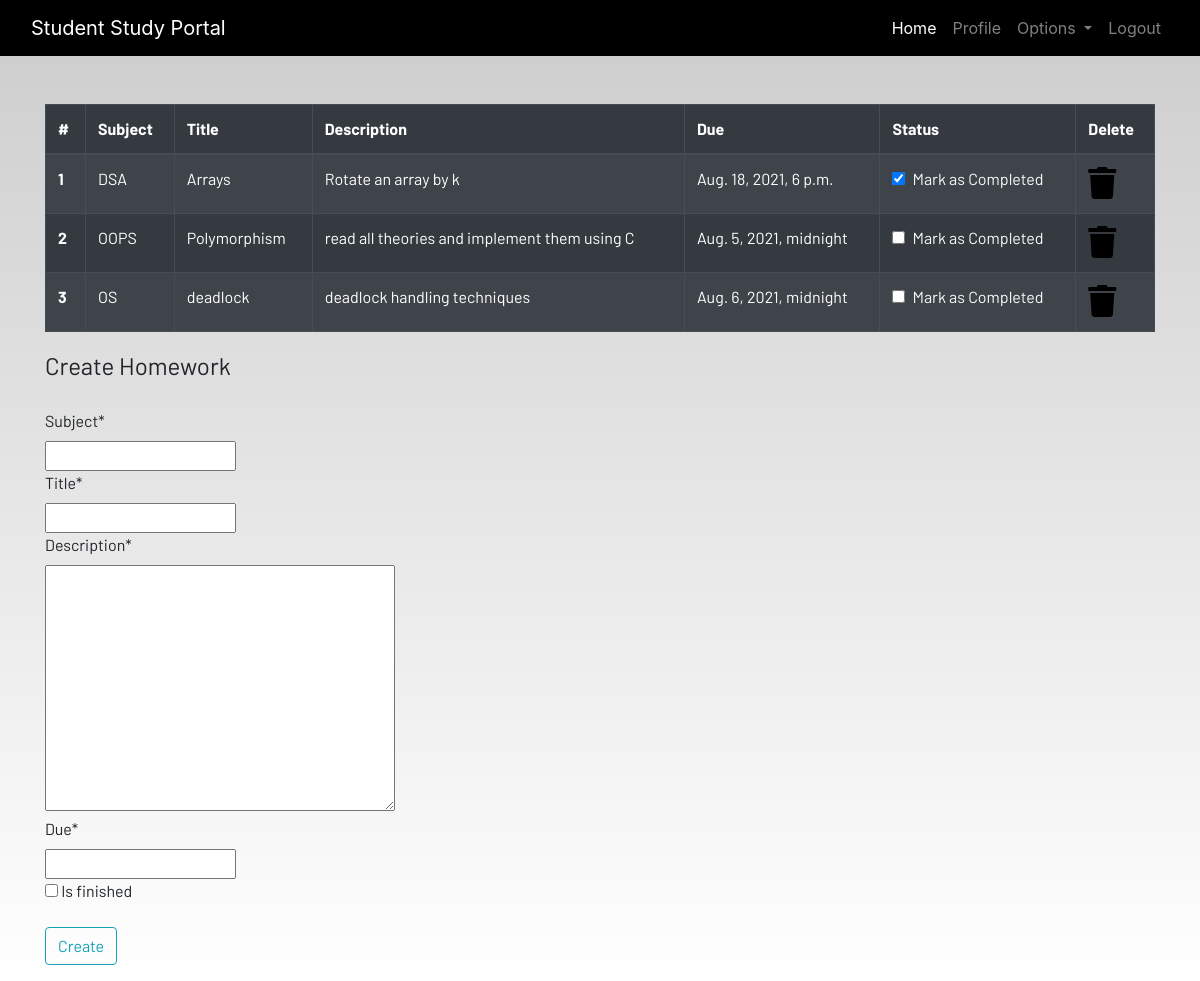
The page /homework (signed in) on the database its author committed.
### dashboard/models.py (models this page shows, shortened)
class Homework(models.Model):
    user = models.ForeignKey(User, on_delete=CASCADE)
    subject = models.CharField(max_length=50)
    title = models.CharField(max_length=100)
    description= models.TextField()
    due = models.DateTimeField()
    is_finished=models.BooleanField(default=False)

### dashboard/views.py (the view)
# urls.py: path('homework', views.homework, name="homework"),
@login_required
def homework(request):
    if request.method == "POST":
        form = HomeworkForm(request.POST)
        if form.is_valid():
            try:
                finished = request.POST['is_finished']
                if finished == 'on':
                    finished = True
                else:
                    finished=False
            except:
                finished = False
            homeworks = Homework(
                user = request.user,
                subject = request.POST['subject'],
                title = request.POST['title'],
                description = request.POST['description'],
                due = request.POST['due'],
                is_finished = finished
            )
            homeworks.save()
            messages.success(request, f'Homework Added from {request.user.username} !!')
            return HttpResponseRedirect("homework")
    else:
        form = HomeworkForm()
    homework = Homework.objects.filter(user=request.user)
    if len(homework) ==0:
        homework_done = True
    else:
        homework_done = False
    context = {'homeworks' :homework, 'homeworks_done' : homework_done, 'form': form,}
    return render(request, 'dashboard/homework.html', context)

### dashboard/forms.py
class HomeworkForm(forms.ModelForm):
    class Meta:
        model = Homework
        widget = {'due':DateInput()}
        fields=['subject', 'title', 'description', 'due', 'is_finished']

### dashboard/templates/dashboard/homework.html (shortened to what this page needs)
{% extends 'dashboard/base.html' %}
{% load static %}
{% load crispy_forms_tags %}
{% block content %}
<div class="container">
    {% if not homework_done %}
    <table class="table table-striped table-bordered table-hover table-dark">
        <thead>
            <tr>
                <th scope="col">#</th>
                <th scope="col">Subject</th>
                <th scope="col">Title</th>
                <th scope="col">Description</th>
                <th scope="col">Due</th>
                <th scope="col">Status</th>
                <th scope="col">Delete</th>
            </tr>
        </thead>
        <tbody>
            {% for homework in homeworks %}
            <tr>
                <th scope="row">{{forloop.counter}}</th>
                <td>{{homework.subject}}</td>
                <td>{{homework.title}}</td>
                <td>{{homework.description}}</td>
                <td>{{homework.due}}</td>
                <td>
                    <a href="{% url 'update-homework' homework.id %}">
                        <div class="form-check">
                            {% if homework.is_finished == True %}
                            <input class="form-check-input" type="checkbox" value="" checked >
                            {% else %}
                            <input class="form-check-input" type="checkbox" value="">
                            {% endif %}
                            <label class="form-check-label text-light" for="flexCheckDefault">
                                Mark as Completed
                            </label>
                        </div>
                    </a>
                </td>
                <td><a href="{% url 'delete-homework' homework.id %}"><i class="fa fa-trash fa-2x"></i></a></td>
            </tr>
            {% endfor %}
        </tbody>
    </table>
    {% else %}
    <h4>All homeworks are completed!! Create to have more!!</h4>
{% endif %}
</div>
<div class=" container">
    <form method="POST">
        <fieldset class="form-group">
            <legend class="border-bottom mb-4">Create Homework</legend>
            {{form|crispy}}
        </fieldset>
        <div class="form-group">
            <button href="" class="btn btn-outline-info" type="submit">
                Create
            </button>
        </div>
    </form>
</div>
{% endblock content %}

### static/css/main.css (style rules this page uses)
html { scroll-behavior: smooth; height: 100%; width: 100%; }
a { text-decoration: none !important; color: black; }
html, body { max-width: 100%; overflow-x: hidden; height: 100%; width: 100%; }
body { background: linear-gradient(rgba(0, 0, 0, 0.2), rgba(255, 255, 255, 0.5)); overflow-x: hidden; background-repeat: no-repeat; }
.fa { color: black; }

### rows shown on the page
Homework: subject "DSA", title "Arrays", description "Rotate an array by k", due "Aug. 18, 2021, 6 p.m."
Homework: subject "OOPS", title "Polymorphism", description "read all theories and implement them using C", due "Aug. 5, 2021, midnight"
Homework: subject "OS", title "deadlock", description "deadlock handling techniques", due "Aug. 6, 2021, midnight"
